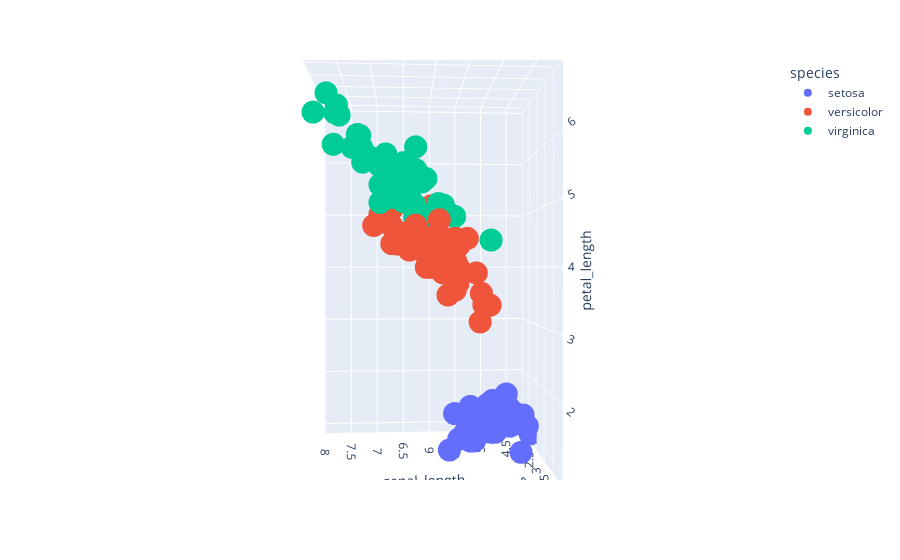

The notebook cell saved with this chart:
### Code cell
px.scatter_3d(iris,
              x='sepal_length',
              y='sepal_width',
              z='petal_length',
              height=600,
              color='species'
             )

### Figure 1 — Plotly figure (JSON) as saved in the notebook; plotly's stock layout.template omitted (floating-point values rounded to 4 significant figures)
{"data": [{"hovertemplate": "species=setosa<br>sepal_length=%{x}<br>sepal_width=%{y}<br>petal_length=%{z}<extra></extra>", "legendgroup": "setosa", "marker": {"color": "#636efa", "symbol": "circle"}, "mode": "markers", "name": "setosa", "scene": "scene", "showlegend": true, "type": "scatter3d", "x": [5.1, 4.9, 4.7, 4.6, 5, 5.4, 4.6, 5, 4.4, 4.9, 5.4, 4.8, 4.8, 4.3, 5.8, 5.7, 5.4, 5.1, 5.7, 5.1, 5.4, 5.1, 4.6, 5.1, 4.8, 5, 5, 5.2, 5.2, 4.7, 4.8, 5.4, 5.2, 5.5, 4.9, 5, 5.5, 4.9, 4.4, 5.1, 5, 4.5, 4.4, 5, 5.1, 4.8, 5.1, 4.6, 5.3, 5], "y": [3.5, 3, 3.2, 3.1, 3.6, 3.9, 3.4, 3.4, 2.9, 3.1, 3.7, 3.4, 3, 3, 4, 4.4, 3.9, 3.5, 3.8, 3.8, 3.4, 3.7, 3.6, 3.3, 3.4, 3, 3.4, 3.5, 3.4, 3.2, 3.1, 3.4, 4.1, 4.2, 3.1, 3.2, 3.5, 3.1, 3, 3.4, 3.5, 2.3, 3.2, 3.5, 3.8, 3, 3.8, 3.2, 3.7, 3.3], "z": [1.4, 1.4, 1.3, 1.5, 1.4, 1.7, 1.4, 1.5, 1.4, 1.5, 1.5, 1.6, 1.4, 1.1, 1.2, 1.5, 1.3, 1.4, 1.7, 1.5, 1.7, 1.5, 1, 1.7, 1.9, 1.6, 1.6, 1.5, 1.4, 1.6, 1.6, 1.5, 1.5, 1.4, 1.5, 1.2, 1.3, 1.5, 1.3, 1.5, 1.3, 1.3, 1.3, 1.6, 1.9, 1.4, 1.6, 1.4, 1.5, 1.4]}, {"hovertemplate": "species=versicolor<br>sepal_length=%{x}<br>sepal_width=%{y}<br>petal_length=%{z}<extra></extra>", "legendgroup": "versicolor", "marker": {"color": "#EF553B", "symbol": "circle"}, "mode": "markers", "name": "versicolor", "scene": "scene", "showlegend": true, "type": "scatter3d", "x": [7, 6.4, 6.9, 5.5, 6.5, 5.7, 6.3, 4.9, 6.6, 5.2, 5, 5.9, 6, 6.1, 5.6, 6.7, 5.6, 5.8, 6.2, 5.6, 5.9, 6.1, 6.3, 6.1, 6.4, 6.6, 6.8, 6.7, 6, 5.7, 5.5, 5.5, 5.8, 6, 5.4, 6, 6.7, 6.3, 5.6, 5.5, 5.5, 6.1, 5.8, 5, 5.6, 5.7, 5.7, 6.2, 5.1, 5.7], "y": [3.2, 3.2, 3.1, 2.3, 2.8, 2.8, 3.3, 2.4, 2.9, 2.7, 2, 3, 2.2, 2.9, 2.9, 3.1, 3, 2.7, 2.2, 2.5, 3.2, 2.8, 2.5, 2.8, 2.9, 3, 2.8, 3, 2.9, 2.6, 2.4, 2.4, 2.7, 2.7, 3, 3.4, 3.1, 2.3, 3, 2.5, 2.6, 3, 2.6, 2.3, 2.7, 3, 2.9, 2.9, 2.5, 2.8], "z": [4.7, 4.5, 4.9, 4, 4.6, 4.5, 4.7, 3.3, 4.6, 3.9, 3.5, 4.2, 4, 4.7, 3.6, 4.4, 4.5, 4.1, 4.5, 3.9, 4.8, 4, 4.9, 4.7, 4.3, 4.4, 4.8, 5, 4.5, 3.5, 3.8, 3.7, 3.9, 5.1, 4.5, 4.5, 4.7, 4.4, 4.1, 4, 4.4, 4.6, 4, 3.3, 4.2, 4.2, 4.2, 4.3, 3, 4.1]}, {"hovertemplate": "species=virginica<br>sepal_length=%{x}<br>sepal_width=%{y}<br>petal_length=%{z}<extra></extra>", "legendgroup": "virginica", "marker": {"color": "#00cc96", "symbol": "circle"}, "mode": "markers", "name": "virginica", "scene": "scene", "showlegend": true, "type": "scatter3d", "x": [6.3, 5.8, 7.1, 6.3, 6.5, 7.6, 4.9, 7.3, 6.7, 7.2, 6.5, 6.4, 6.8, 5.7, 5.8, 6.4, 6.5, 7.7, 7.7, 6, 6.9, 5.6, 7.7, 6.3, 6.7, 7.2, 6.2, 6.1, 6.4, 7.2, 7.4, 7.9, 6.4, 6.3, 6.1, 7.7, 6.3, 6.4, 6, 6.9, 6.7, 6.9, 5.8, 6.8, 6.7, 6.7, 6.3, 6.5, 6.2, 5.9], "y": [3.3, 2.7, 3, 2.9, 3, 3, 2.5, 2.9, 2.5, 3.6, 3.2, 2.7, 3, 2.5, 2.8, 3.2, 3, 3.8, 2.6, 2.2, 3.2, 2.8, 2.8, 2.7, 3.3, 3.2, 2.8, 3, 2.8, 3, 2.8, 3.8, 2.8, 2.8, 2.6, 3, 3.4, 3.1, 3, 3.1, 3.1, 3.1, 2.7, 3.2, 3.3, 3, 2.5, 3, 3.4, 3], "z": [6, 5.1, 5.9, 5.6, 5.8, 6.6, 4.5, 6.3, 5.8, 6.1, 5.1, 5.3, 5.5, 5, 5.1, 5.3, 5.5, 6.7, 6.9, 5, 5.7, 4.9, 6.7, 4.9, 5.7, 6, 4.8, 4.9, 5.6, 5.8, 6.1, 6.4, 5.6, 5.1, 5.6, 6.1, 5.6, 5.5, 4.8, 5.4, 5.6, 5.1, 5.1, 5.9, 5.7, 5.2, 5, 5.2, 5.4, 5.1]}], "layout": {"autosize": true, "legend": {"title": {"text": "species"}, "tracegroupgap": 0}, "margin": {"t": 60}, "scene": {"aspectmode": "auto", "aspectratio": {"x": 0.9709, "y": 0.6473, "z": 1.591}, "camera": {"center": {"x": 0, "y": 0, "z": 0}, "eye": {"x": 0.1008, "y": 2.165, "z": 0.006529}, "projection": {"type": "perspective"}, "up": {"x": 0, "y": 0, "z": 1}}, "domain": {"x": [0, 1], "y": [0, 1]}, "xaxis": {"title": {"text": "sepal_length"}, "type": "linear"}, "yaxis": {"title": {"text": "sepal_width"}, "type": "linear"}, "zaxis": {"title": {"text": "petal_length"}, "type": "linear"}}}}
